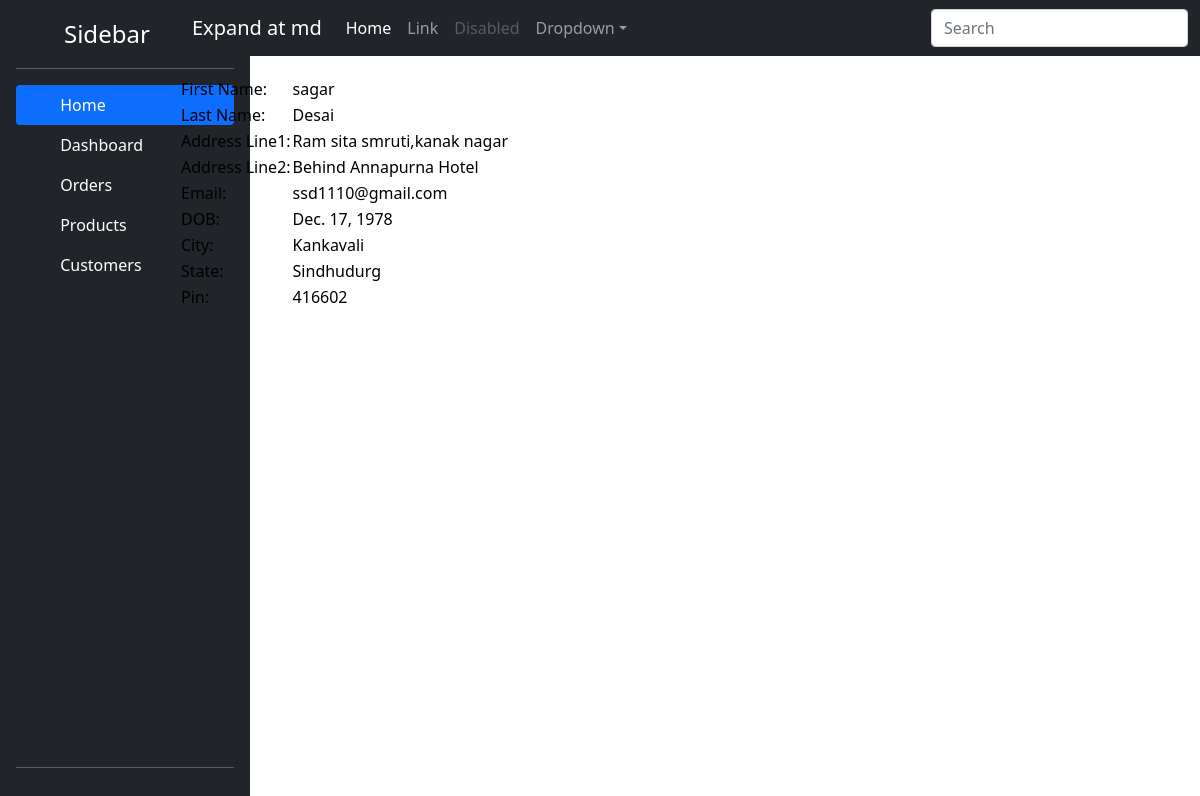
Page /myapp/detail/10/ on the committed database.
### myapp/models.py (models this page shows)
class SiteUser(models.Model):
    class Meta:
        db_table = 'siteuser'
    id = models.AutoField(primary_key=True)
    firstName = models.CharField(max_length=150)
    lastName = models.CharField(max_length=150)
    addressLine1 =models.CharField(max_length=500)
    addressLine2 =models.CharField(max_length=500)
    email = models.EmailField(max_length=255, blank=False, unique=True)
    dob =models.DateField()
    city = models.CharField(max_length = 150)
    state = models.CharField(max_length = 150)
    country = models.IntegerField()
    pin=models.CharField(max_length = 20,default="")
    status = models.CharField(max_length=100)
    createdAt = models.DateTimeField(default=timezone.now)
    updatedAt = models.DateTimeField(default=timezone.now)

### myapp/views.py (the view)
# urls.py: re_path(r'^detail/(?P<pk>\d+)/$', views.DetailedView.as_view(), name='site_user_detail_view'),
class DetailedView(DetailView):
    model = SiteUser
    template_name = 'myapp/detail_view.html'
    context_object_name = 'site_user'

### templates/myapp/detail_view.html
{% extends 'base.html' %}
{% block content %}
    <table class="table-secondary">
    <tr>
        <td scope="col">First Name:</td>
        <td>{{site_user.firstName}}</td>
    </tr>
    <tr>
        <td scope="col">Last Name:</td>
        <td>{{site_user.lastName}}</td>
    </tr>
    <tr>
        <td scope="col">Address Line1:</td>
        <td>{{site_user.addressLine1}}</td>
    </tr>
    <tr>
        <td scope="col">Address Line2:</td>
        <td>{{site_user.addressLine2}}</td>
    </tr>
    <tr>
        <td scope="col">Email:</td>
        <td>{{site_user.email}}</td>
    </tr>
    <tr>
        <td scope="col">DOB:</td>
        <td>{{site_user.dob}}</td>
    </tr>
    <tr>
        <td scope="col">City:</td>
        <td>{{site_user.city}}</td>
    </tr>
    <tr>
        <td scope="col">State:</td>
        <td>{{site_user.state}}</td>
    </tr>
    <tr>
        <td scope="col">Pin:</td>
        <td>{{site_user.pin}}</td>
    </tr>
    </table>
{% endblock %}

### static/css/navbar.css (style rules this page uses)
body { padding-bottom: 20px; }

### rows in the picture
SiteUser: firstName "sagar", lastName "Desai", addressLine1 "Ram sita smruti,kanak nagar", addressLine2 "Behind Annapurna Hotel", email "ssd1110@gmail.com", dob "Dec. 17, 1978", city "Kankavali", state "Sindhudurg", pin "416602"
